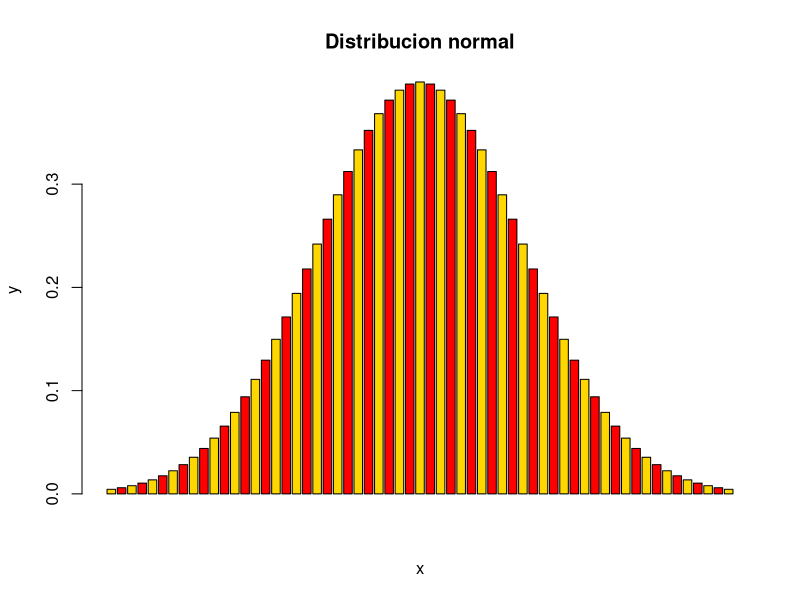

Write R code to recreate this figure.
x=seq(-3,3,0.1)
y=dnorm(x)
suma=0
for(i in 1:length(x)){
  suma=abs(y[i])+suma
}
barplot(y, main= "Distribucion normal", xlab="x", ylab="y", col=c("gold","red"))
cat("resultado de la suma: ",suma)


